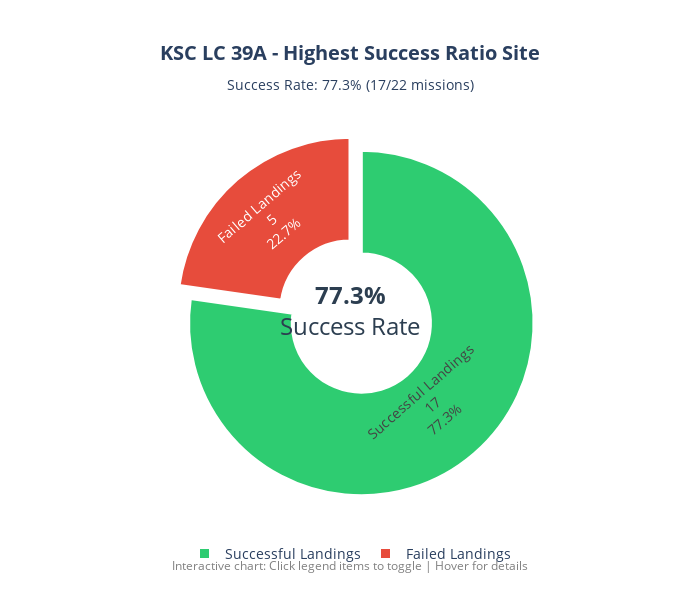
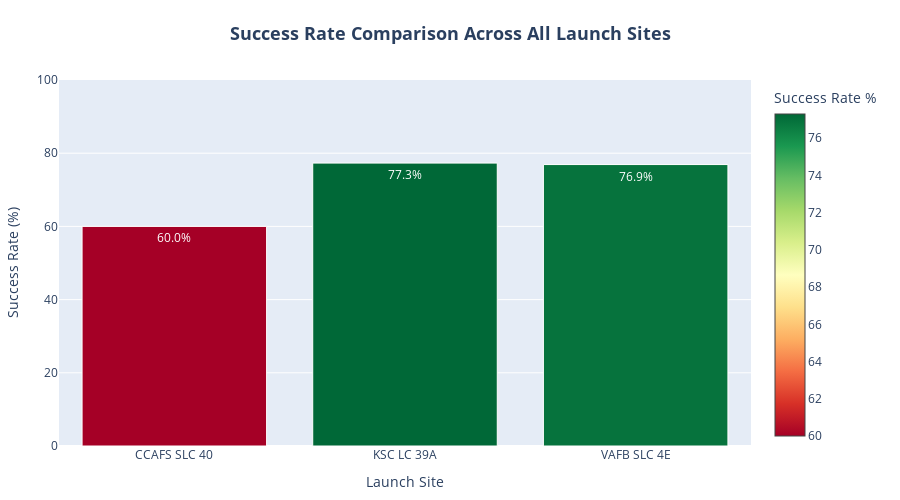

These figures' notebook cell, in order:
### Markdown cell above
## TASK 2: Interactive Pie Chart - Launch Site with Highest Success Ratio

### Code cell
# Find the launch site with highest success ratio and create detailed pie chart
best_site_by_ratio = site_success_data.loc[site_success_data['Success_Rate'].idxmax()]
best_site_name = site_success_data['Success_Rate'].idxmax()

# Get data for the best performing site
best_site_data = data[data['LaunchSite'] == best_site_name].copy()
success_count = len(best_site_data[best_site_data['Class'] == 1])
failure_count = len(best_site_data[best_site_data['Class'] == 0])
total_missions = len(best_site_data)

# Create interactive pie chart for success/failure breakdown
fig = go.Figure(data=[go.Pie(
    labels=['Successful Landings', 'Failed Landings'],
    values=[success_count, failure_count],
    hole=0.4,
    hovertemplate="<b>%{label}</b><br>" +
                  "Count: %{value}<br>" +
                  "Percentage: %{percent}<br>" +
                  "Total Missions: " + str(total_missions) + "<extra></extra>",
    textinfo='label+percent+value',
    textposition='auto',
    marker=dict(
        colors=['#2ECC71', '#E74C3C'],  # Green for success, Red for failure
        line=dict(color='#FFFFFF', width=3)
    ),
    pull=[0.1, 0]  # Slightly separate the success slice for emphasis
)])

# Update layout with enhanced styling
fig.update_layout(
    title={
        'text': f'<b>{best_site_name} - Highest Success Ratio Site</b><br>' +
                f'<sub>Success Rate: {best_site_by_ratio["Success_Rate"]:.1f}% ({success_count}/{total_missions} missions)</sub>',
        'x': 0.5,
        'xanchor': 'center',
        'font': {'size': 20}
    },
    font=dict(size=14),
    showlegend=True,
    legend=dict(
        orientation="h",
        yanchor="top",
        y=-0.1,
        xanchor="center",
        x=0.5
    ),
    width=700,
    height=600,
    margin=dict(t=120, b=100, l=50, r=50)
)

# Add center annotation
fig.add_annotation(
    text=f"<b>{best_site_by_ratio['Success_Rate']:.1f}%</b><br>Success Rate",
    x=0.5, y=0.5,
    font=dict(size=24, color="#2C3E50"),
    showarrow=False,
    xref="paper", yref="paper"
)

# Add bottom annotation
fig.add_annotation(
    text="Interactive chart: Click legend items to toggle | Hover for details",
    showarrow=False,
    x=0.5, y=-0.2,
    xref="paper", yref="paper",
    xanchor="center",
    font=dict(size=12, color="gray")
)

# Display the chart
fig.show()

# Create comparison chart showing all sites' success rates
fig2 = go.Figure(data=[go.Bar(
    x=site_success_data.index,
    y=site_success_data['Success_Rate'],
    text=[f"{rate:.1f}%" for rate in site_success_data['Success_Rate']],
    textposition='auto',
    marker=dict(
        color=site_success_data['Success_Rate'],
        colorscale='RdYlGn',
        colorbar=dict(title="Success Rate %"),
        line=dict(color='white', width=1)
    ),
    hovertemplate="<b>%{x}</b><br>" +
                  "Success Rate: %{y:.1f}%<br>" +
                  "Successful: %{customdata[0]}<br>" +
                  "Total Missions: %{customdata[1]}<extra></extra>",
    customdata=list(zip(site_success_data['Successful'], site_success_data['Total']))
)])

fig2.update_layout(
    title={
        'text': '<b>Success Rate Comparison Across All Launch Sites</b>',
        'x': 0.5,
        'xanchor': 'center',
        'font': {'size': 18}
    },
    xaxis_title="Launch Site",
    yaxis_title="Success Rate (%)",
    yaxis=dict(range=[0, 100]),
    showlegend=False,
    width=900,
    height=500,
    margin=dict(t=80, b=50, l=50, r=50)
)

fig2.show()

# Print comprehensive analysis
print("📊 INTERACTIVE PIE CHART ANALYSIS: Highest Success Ratio Site")
print("="*70)
print("🔍 Key Elements and Findings:")
print("• Donut chart with pulled success slice for visual emphasis")
print("• Center annotation displaying success rate prominently")
print("• Color coding: Green = Success, Red = Failure")
print("• Interactive hover tooltips with comprehensive mission data")
print("• Horizontal legend positioned below the chart")

print(f"\n🏆 BEST PERFORMING SITE ANALYSIS:")
print(f"• Site: {best_site_name}")
print(f"• Success Rate: {best_site_by_ratio['Success_Rate']:.1f}%")
print(f"• Successful Missions: {success_count}")
print(f"• Failed Missions: {failure_count}")
print(f"• Total Missions: {total_missions}")

print(f"\n📊 Performance Comparison:")
for site in site_success_data.sort_values('Success_Rate', ascending=False).index:
    rate = site_success_data.loc[site, 'Success_Rate']
    successful = site_success_data.loc[site, 'Successful']
    total = site_success_data.loc[site, 'Total']
    status = "🏆" if site == best_site_name else "📊"
    print(f"{status} {site}: {rate:.1f}% ({successful}/{total})")

print(f"\n💡 Key Insights:")
print(f"• {best_site_name} demonstrates the highest operational excellence")
print("• Success rate visualization clearly shows performance gaps between sites")
print("• Interactive elements allow detailed exploration of mission outcomes")
print("• Color-coded bar chart enables quick comparison across all sites")
print("• Some sites may be used for different mission types affecting success rates")

### Figure 1 — Plotly figure (JSON) as saved in the notebook; plotly's stock layout.template omitted (floating-point values rounded to 4 significant figures)
{"data": [{"hole": 0.4, "hovertemplate": "<b>%{label}</b><br>Count: %{value}<br>Percentage: %{percent}<br>Total Missions: 22<extra></extra>", "labels": ["Successful Landings", "Failed Landings"], "marker": {"colors": ["#2ECC71", "#E74C3C"], "line": {"color": "#FFFFFF", "width": 3}}, "pull": [0.1, 0], "textinfo": "label+percent+value", "textposition": "auto", "type": "pie", "values": [17, 5]}], "layout": {"annotations": [{"font": {"color": "#2C3E50", "size": 24}, "showarrow": false, "text": "<b>77.3%</b><br>Success Rate", "x": 0.5, "xref": "paper", "y": 0.5, "yref": "paper"}, {"font": {"color": "gray", "size": 12}, "showarrow": false, "text": "Interactive chart: Click legend items to toggle | Hover for details", "x": 0.5, "xanchor": "center", "xref": "paper", "y": -0.2, "yref": "paper"}], "font": {"size": 14}, "height": 600, "legend": {"orientation": "h", "x": 0.5, "xanchor": "center", "y": -0.1, "yanchor": "top"}, "margin": {"b": 100, "l": 50, "r": 50, "t": 120}, "showlegend": true, "title": {"font": {"size": 20}, "text": "<b>KSC LC 39A - Highest Success Ratio Site</b><br><sub>Success Rate: 77.3% (17/22 missions)</sub>", "x": 0.5, "xanchor": "center"}, "width": 700}}

### Figure 2 — Plotly figure (JSON) as saved in the notebook; plotly's stock layout.template omitted (floating-point values rounded to 4 significant figures)
{"data": [{"customdata": [[33, 55], [17, 22], [10, 13]], "hovertemplate": "<b>%{x}</b><br>Success Rate: %{y:.1f}%<br>Successful: %{customdata[0]}<br>Total Missions: %{customdata[1]}<extra></extra>", "marker": {"color": [60.0, 77.3, 76.9], "colorbar": {"title": {"text": "Success Rate %"}}, "colorscale": [[0, "rgb(165,0,38)"], [0.1, "rgb(215,48,39)"], [0.2, "rgb(244,109,67)"], [0.3, "rgb(253,174,97)"], [0.4, "rgb(254,224,139)"], [0.5, "rgb(255,255,191)"], [0.6, "rgb(217,239,139)"], [0.7, "rgb(166,217,106)"], [0.8, "rgb(102,189,99)"], [0.9, "rgb(26,152,80)"], [1, "rgb(0,104,55)"]], "line": {"color": "white", "width": 1}}, "text": ["60.0%", "77.3%", "76.9%"], "textposition": "auto", "type": "bar", "x": ["CCAFS SLC 40", "KSC LC 39A", "VAFB SLC 4E"], "y": [60.0, 77.3, 76.9]}], "layout": {"height": 500, "margin": {"b": 50, "l": 50, "r": 50, "t": 80}, "showlegend": false, "title": {"font": {"size": 18}, "text": "<b>Success Rate Comparison Across All Launch Sites</b>", "x": 0.5, "xanchor": "center"}, "width": 900, "xaxis": {"title": {"text": "Launch Site"}}, "yaxis": {"range": [0, 100], "title": {"text": "Success Rate (%)"}}}}
